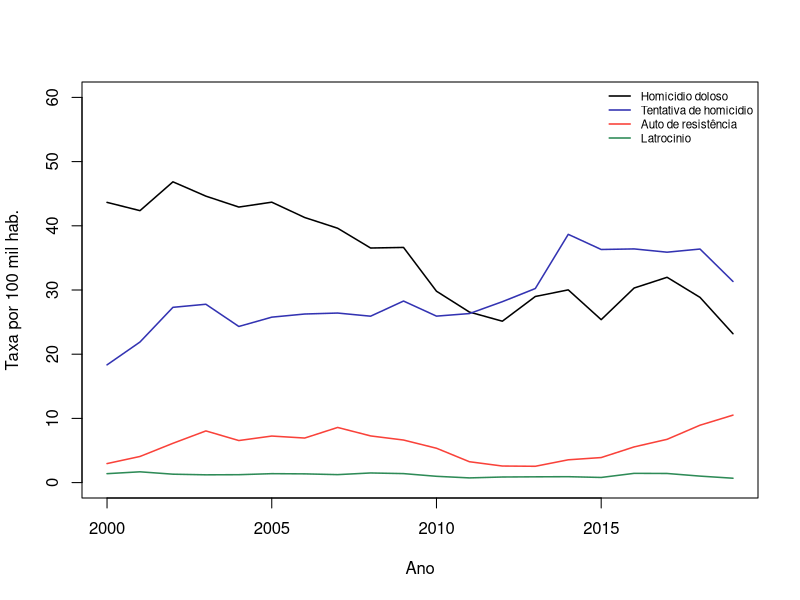
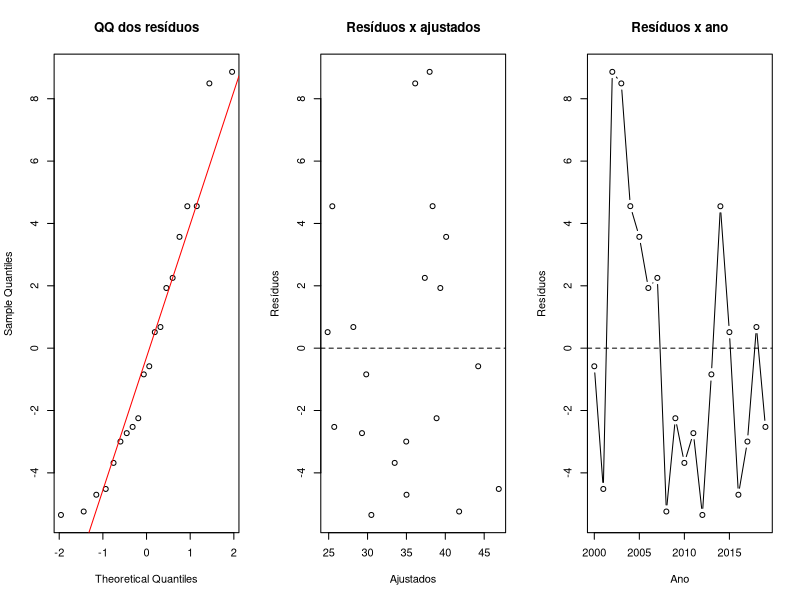

Recreate these plots in R, in order.
# =====================================================================
# Estudo de caso: homicídios no RJ (ISP, 2000-2019) -- replicação em R
# Material original cedido por Marcello M. Provenza (Provenza et al., 2022).
# Estatística Computacional -- UERJ 2026.2 -- Prof. Julio C. Siqueira
# Pacotes: install.packages(c("readxl", "lmtest", "car"))
# Coloque este script na mesma pasta de taxa_hd.xlsx e rode tudo.
# =====================================================================
library(readxl); library(lmtest); library(car)

# 1. Leitura e descrição
crimes <- as.data.frame(read_excel("taxa_hd.xlsx")[, 1:4])
crimes$ano <- 2000:2019                    # série anual 2000-2019
round(sapply(crimes[, 1:4], function(v)
  c(media = mean(v), dp = sd(v), min = min(v), max = max(v))), 2)
round(cor(crimes[, 1:4]), 3)               # correlações

# 2. Séries
matplot(crimes$ano, crimes[, c("hd", "th", "ar", "lat")], type = "l", lty = 1,
        lwd = 1.5, col = c("black", "#3333B2", "#F9423A", "#2E8B57"),
        xlab = "Ano", ylab = "Taxa por 100 mil hab.", ylim = c(0, 60))
legend("topright", c("Homicídio doloso", "Tentativa de homicídio",
       "Auto de resistência", "Latrocínio"), lty = 1, lwd = 1.5, cex = 0.7,
       col = c("black", "#3333B2", "#F9423A", "#2E8B57"), bty = "n")

# 3. Sete modelos candidatos: R2 ajustado, AIC e BIC
form <- c("hd ~ lat", "hd ~ th", "hd ~ ar", "hd ~ lat + th",
          "hd ~ lat + ar", "hd ~ th + ar", "hd ~ lat + th + ar")
mods <- lapply(form, function(f) lm(as.formula(f), data = crimes))
data.frame(modelo = form,
  R2aj = round(sapply(mods, function(m) summary(m)$adj.r.squared), 3),
  AIC = round(sapply(mods, AIC), 3), BIC = round(sapply(mods, BIC), 3))

# 4. Modelo completo e multicolinearidade
fit7 <- lm(hd ~ lat + th + ar, data = crimes)
round(summary(fit7)$coefficients, 4)
vif(fit7)

# 5. Modelo escolhido
fit <- lm(hd ~ lat + th, data = crimes)
summary(fit)

# 6. Pressupostos
r <- resid(fit)
round(c(Shapiro_Wilk = shapiro.test(r)$p.value,
  KS = ks.test(r, "pnorm", 0, sd(r))$p.value,
  Breusch_Pagan = unname(bptest(fit)$p.value),
  Goldfeld_Quandt = unname(gqtest(fit)$p.value),
  Durbin_Watson = unname(dwtest(fit)$p.value)), 4)
outlierTest(fit)                           # Bonferroni

# 7. Gráficos de resíduos
par(mfrow = c(1, 3))
qqnorm(r, main = "QQ dos resíduos"); qqline(r, col = "red")
plot(fitted(fit), r, main = "Resíduos x ajustados", xlab = "Ajustados",
     ylab = "Resíduos"); abline(h = 0, lty = 2)
plot(crimes$ano, r, type = "b", main = "Resíduos x ano", xlab = "Ano",
     ylab = "Resíduos"); abline(h = 0, lty = 2)
par(mfrow = c(1, 1))
